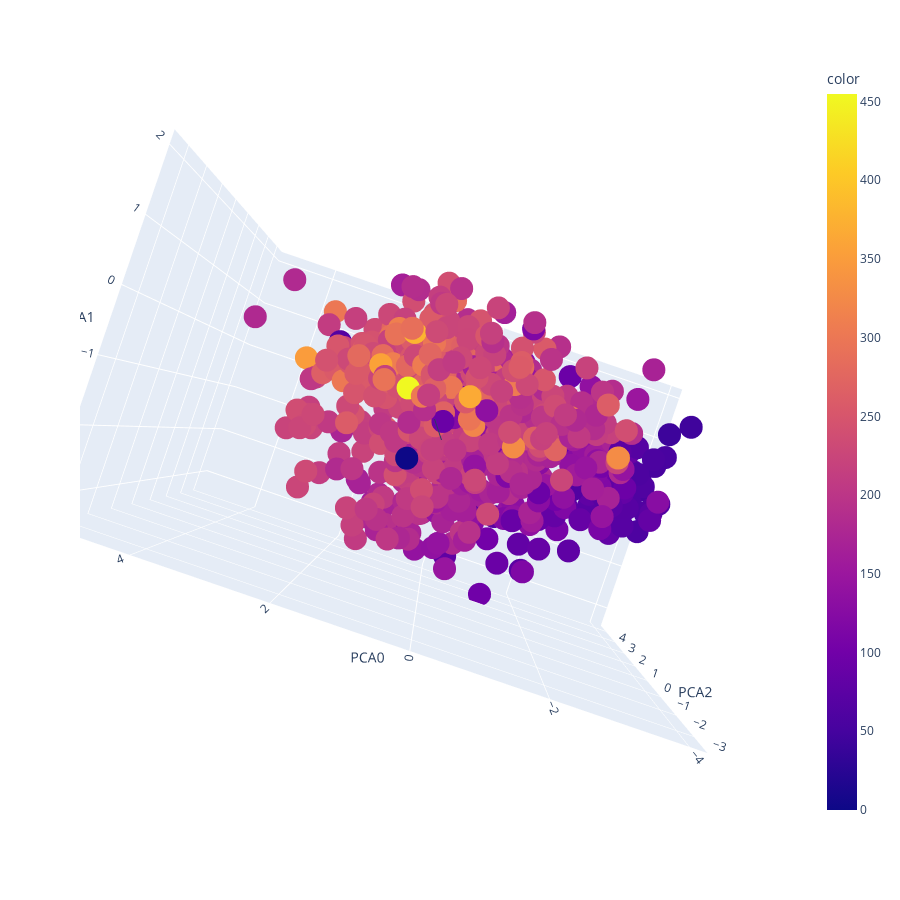

Notebook code for this chart:
### Code cell
# Représentation dynamique des composantes
#components = pca.fit_transform(sc_dpe)
var = pca.explained_variance_ratio_.sum() # variance expliquée
# Plot de la figure
fig = px.scatter_3d(data_frame=result[['PCA0','PCA1','PCA2']], x = 'PCA0', y='PCA1', z='PCA2',
                   color=result['consommation_energie_median'],width=900,height=900)
fig.add_annotation()
fig.show()

### Figure 1 — Plotly figure (JSON) as saved in the notebook; plotly's stock layout.template omitted (floating-point values rounded to 4 significant figures; data arrays with more than 128 entries replaced by an {"elided": "..."} marker saying what was removed)
{"data": [{"hovertemplate": "PCA0=%{x}<br>PCA1=%{y}<br>PCA2=%{z}<br>color=%{marker.color}<extra></extra>", "legendgroup": "", "marker": {"color": {"elided": "1002 float values"}, "coloraxis": "coloraxis", "symbol": "circle"}, "mode": "markers", "name": "", "scene": "scene", "showlegend": false, "type": "scatter3d", "x": {"elided": "1002 float values"}, "y": {"elided": "1002 float values"}, "z": {"elided": "1002 float values"}}], "layout": {"annotations": [{}], "coloraxis": {"colorbar": {"title": {"text": "color"}}, "colorscale": [[0, "#0d0887"], [0.1111, "#46039f"], [0.2222, "#7201a8"], [0.3333, "#9c179e"], [0.4444, "#bd3786"], [0.5556, "#d8576b"], [0.6667, "#ed7953"], [0.7778, "#fb9f3a"], [0.8889, "#fdca26"], [1, "#f0f921"]]}, "height": 900, "legend": {"tracegroupgap": 0}, "margin": {"t": 60}, "scene": {"aspectmode": "auto", "aspectratio": {"x": 1.249, "y": 0.7372, "z": 1.086}, "camera": {"center": {"x": 0, "y": 0, "z": 0}, "eye": {"x": 0.004019, "y": 0.0117, "z": -2.165}, "projection": {"type": "perspective"}, "up": {"x": 0, "y": 0, "z": 1}}, "domain": {"x": [0, 1], "y": [0, 1]}, "xaxis": {"title": {"text": "PCA0"}, "type": "linear"}, "yaxis": {"title": {"text": "PCA1"}, "type": "linear"}, "zaxis": {"title": {"text": "PCA2"}, "type": "linear"}}, "width": 900}}
